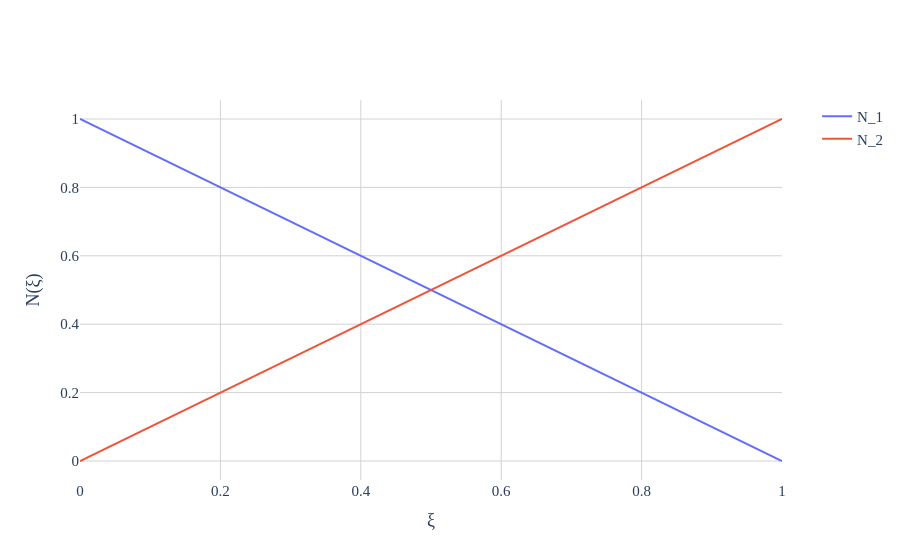

The notebook cell saved with this chart:
### Markdown cell above
# Der Dehnstab

<div style="border: 2px solid #4bb98c; padding: 15px; border-radius: 8px; background-color: #f0faf6; margin-bottom: 15px;">
    <h3 style="margin-top:0; color:#2d7a5c;">Lernziele</h3>
    <ol>
        <li><strong>Formfunktionen</strong> des 1D-Stabelements (linear) im Referenzelement ableiten und die <strong>isoparametrische Abbildung</strong> anwenden</li>
        <li>Die <strong>Elementsteifigkeitsmatrix</strong> herleiten: <em>k<sub>e</sub> = ∫ B<sup>T</sup> E A B dx</em> und integrieren</li>
        <li><strong>Elementlastvektoren</strong> für <em>Streckenlast n(x)</em> und <em>Randkraft F</em> formulieren</li>
        <li>Die <strong>globale Steifigkeitsmatrix</strong> und den <strong>globalen Lastvektor</strong> durch Assemblierung aufbauen</li>
        <li><strong>Randbedingungen</strong> (Dirichlet/Neumann) korrekt in das Gleichungssystem einarbeiten</li>
        <li>Das lineare Gleichungssystem lösen und <strong>Verschiebung u</strong>, <strong>Dehnung ε</strong> und <strong>Spannung σ</strong> auswerten</li>
        <li>Die Ergebnisse mit der <strong>analytischen Lösung</strong> vergleichen und die <strong>Konvergenz</strong> (h-Verfeinerung) beurteilen</li>
    </ol>
</div>


In diesem Notebook wird die FEM-Implementierung für den Dehnstab erläutert und erprobt.

![Stab.png](images/Stab.png)


Die Differentialgleichung des Dehnstabes lautet:

$$
 {EA} u^{\prime \prime} =  - {n(x)} \; ,
$$

Für diese Differentialgleichung haben wir in der Vorlesung die schwache Form hergeleitet:

$$
\textcolor{green}{\int_{0}^{\ell} \delta \epsilon\cdot E\epsilon\, A \text{ d}x } -\textcolor{red} {\int_0^{\ell} \delta u \cdot n \text{ d}x } - \textcolor{blue}{\delta u(\ell) \cdot F} = 0\; 
$$

## Das Finite Element

Ein Finites Element besteht in dem vorliegenden Beispiel aus 2 Knoten. Sowohl die Knoten, als auch die Elemente werden im Allgemeinen nummeriert, damit man sie eindeutig ansprechen kann. Im Bild sind die Elementnummern in den rechteckigen Kästen neben dem Element eingetragen. Die Knotennummer sind in den Kreisen neben den Knoten dargestellt. Die Knoten sind die Träger der primären Feldvariablen (hier: Verschiebung $u$) und Ziel der Finiten Elemente Berechnung ist die Bestimmung der primären Variablen, auch Freiheitsgrade (English: Degree of freedom **Dof**) an den Knoten. 

![Stabelement.png](images/Stab_element_02.png)

Auf diesen Elementen werden dann einfache Ansatzfunktionen verwendet, welche eine lineare Approximation des Verschiebungsfeldes darstellen:

\begin{align}
 N_1(\xi) & = (1-\xi) \qquad N_2(\xi)= \xi  \\
 u_h(\xi) & = N_1(\xi) \hat{u}_1^{(e)}+ N_2(\xi) \hat{u}_2^{(e)} \\
 u_h(\xi) & = \sum_{I=1}^2 N_I(\xi) \hat{u}_I^{(e)}
 \end{align}

### Code cell
import numpy as np
import plotly.graph_objects as go

# Define the x values
x = np.linspace(0, 1, 100)

N1 = 1-x
N2 = x

N = np.array([N1,N2])

# Create the figure
fig = go.Figure()
# Add traces for each shape function
fig.add_trace(go.Scatter(
    x=x,
    y=N1,
    mode='lines',
    name='N_1',
    line=dict(width=2)
))

fig.add_trace(go.Scatter(
    x=x,
    y=N2,
    mode='lines',
    name='N_2',
    line=dict(width=2)
))
# Update layout
fig.update_layout(
    xaxis_title="ξ",
    yaxis_title="N(ξ)",
    font=dict(family='serif', size=15),
    hovermode='x unified',
    plot_bgcolor='white',
    xaxis=dict(
        showgrid=True,
        gridwidth=1,
        gridcolor='lightgrey',
        zeroline=False
    ),
    yaxis=dict(
        showgrid=True,
        gridwidth=1,
        gridcolor='lightgrey',
        zeroline=False
    ),
    legend=dict(
        x=1.05,
        y=1,
        xanchor='left',
        yanchor='top'
    )
)
# Show the plot
fig.show()

### Figure 1 — Plotly figure (JSON) as saved in the notebook; plotly's stock layout.template omitted (floating-point values rounded to 4 significant figures)
{"data": [{"line": {"width": 2}, "mode": "lines", "name": "N_1", "type": "scatter", "x": [0, 0.0101, 0.0202, 0.0303, 0.0404, 0.05051, 0.06061, 0.07071, 0.08081, 0.09091, 0.101, 0.1111, 0.1212, 0.1313, 0.1414, 0.1515, 0.1616, 0.1717, 0.1818, 0.1919, 0.202, 0.2121, 0.2222, 0.2323, 0.2424, 0.2525, 0.2626, 0.2727, 0.2828, 0.2929, 0.303, 0.3131, 0.3232, 0.3333, 0.3434, 0.3535, 0.3636, 0.3737, 0.3838, 0.3939, 0.404, 0.4141, 0.4242, 0.4343, 0.4444, 0.4545, 0.4646, 0.4747, 0.4848, 0.4949, 0.5051, 0.5152, 0.5253, 0.5354, 0.5455, 0.5556, 0.5657, 0.5758, 0.5859, 0.596, 0.6061, 0.6162, 0.6263, 0.6364, 0.6465, 0.6566, 0.6667, 0.6768, 0.6869, 0.697, 0.7071, 0.7172, 0.7273, 0.7374, 0.7475, 0.7576, 0.7677, 0.7778, 0.7879, 0.798, 0.8081, 0.8182, 0.8283, 0.8384, 0.8485, 0.8586, 0.8687, 0.8788, 0.8889, 0.899, 0.9091, 0.9192, 0.9293, 0.9394, 0.9495, 0.9596, 0.9697, 0.9798, 0.9899, 1], "y": [1, 0.9899, 0.9798, 0.9697, 0.9596, 0.9495, 0.9394, 0.9293, 0.9192, 0.9091, 0.899, 0.8889, 0.8788, 0.8687, 0.8586, 0.8485, 0.8384, 0.8283, 0.8182, 0.8081, 0.798, 0.7879, 0.7778, 0.7677, 0.7576, 0.7475, 0.7374, 0.7273, 0.7172, 0.7071, 0.697, 0.6869, 0.6768, 0.6667, 0.6566, 0.6465, 0.6364, 0.6263, 0.6162, 0.6061, 0.596, 0.5859, 0.5758, 0.5657, 0.5556, 0.5455, 0.5354, 0.5253, 0.5152, 0.5051, 0.4949, 0.4848, 0.4747, 0.4646, 0.4545, 0.4444, 0.4343, 0.4242, 0.4141, 0.404, 0.3939, 0.3838, 0.3737, 0.3636, 0.3535, 0.3434, 0.3333, 0.3232, 0.3131, 0.303, 0.2929, 0.2828, 0.2727, 0.2626, 0.2525, 0.2424, 0.2323, 0.2222, 0.2121, 0.202, 0.1919, 0.1818, 0.1717, 0.1616, 0.1515, 0.1414, 0.1313, 0.1212, 0.1111, 0.101, 0.09091, 0.08081, 0.07071, 0.06061, 0.05051, 0.0404, 0.0303, 0.0202, 0.0101, 0]}, {"line": {"width": 2}, "mode": "lines", "name": "N_2", "type": "scatter", "x": [0, 0.0101, 0.0202, 0.0303, 0.0404, 0.05051, 0.06061, 0.07071, 0.08081, 0.09091, 0.101, 0.1111, 0.1212, 0.1313, 0.1414, 0.1515, 0.1616, 0.1717, 0.1818, 0.1919, 0.202, 0.2121, 0.2222, 0.2323, 0.2424, 0.2525, 0.2626, 0.2727, 0.2828, 0.2929, 0.303, 0.3131, 0.3232, 0.3333, 0.3434, 0.3535, 0.3636, 0.3737, 0.3838, 0.3939, 0.404, 0.4141, 0.4242, 0.4343, 0.4444, 0.4545, 0.4646, 0.4747, 0.4848, 0.4949, 0.5051, 0.5152, 0.5253, 0.5354, 0.5455, 0.5556, 0.5657, 0.5758, 0.5859, 0.596, 0.6061, 0.6162, 0.6263, 0.6364, 0.6465, 0.6566, 0.6667, 0.6768, 0.6869, 0.697, 0.7071, 0.7172, 0.7273, 0.7374, 0.7475, 0.7576, 0.7677, 0.7778, 0.7879, 0.798, 0.8081, 0.8182, 0.8283, 0.8384, 0.8485, 0.8586, 0.8687, 0.8788, 0.8889, 0.899, 0.9091, 0.9192, 0.9293, 0.9394, 0.9495, 0.9596, 0.9697, 0.9798, 0.9899, 1], "y": [0, 0.0101, 0.0202, 0.0303, 0.0404, 0.05051, 0.06061, 0.07071, 0.08081, 0.09091, 0.101, 0.1111, 0.1212, 0.1313, 0.1414, 0.1515, 0.1616, 0.1717, 0.1818, 0.1919, 0.202, 0.2121, 0.2222, 0.2323, 0.2424, 0.2525, 0.2626, 0.2727, 0.2828, 0.2929, 0.303, 0.3131, 0.3232, 0.3333, 0.3434, 0.3535, 0.3636, 0.3737, 0.3838, 0.3939, 0.404, 0.4141, 0.4242, 0.4343, 0.4444, 0.4545, 0.4646, 0.4747, 0.4848, 0.4949, 0.5051, 0.5152, 0.5253, 0.5354, 0.5455, 0.5556, 0.5657, 0.5758, 0.5859, 0.596, 0.6061, 0.6162, 0.6263, 0.6364, 0.6465, 0.6566, 0.6667, 0.6768, 0.6869, 0.697, 0.7071, 0.7172, 0.7273, 0.7374, 0.7475, 0.7576, 0.7677, 0.7778, 0.7879, 0.798, 0.8081, 0.8182, 0.8283, 0.8384, 0.8485, 0.8586, 0.8687, 0.8788, 0.8889, 0.899, 0.9091, 0.9192, 0.9293, 0.9394, 0.9495, 0.9596, 0.9697, 0.9798, 0.9899, 1]}], "layout": {"font": {"family": "serif", "size": 15}, "hovermode": "x unified", "legend": {"x": 1.05, "xanchor": "left", "y": 1, "yanchor": "top"}, "plot_bgcolor": "white", "xaxis": {"gridcolor": "lightgrey", "gridwidth": 1, "showgrid": true, "title": {"text": "ξ"}, "zeroline": false}, "yaxis": {"gridcolor": "lightgrey", "gridwidth": 1, "showgrid": true, "title": {"text": "N(ξ)"}, "zeroline": false}}}
